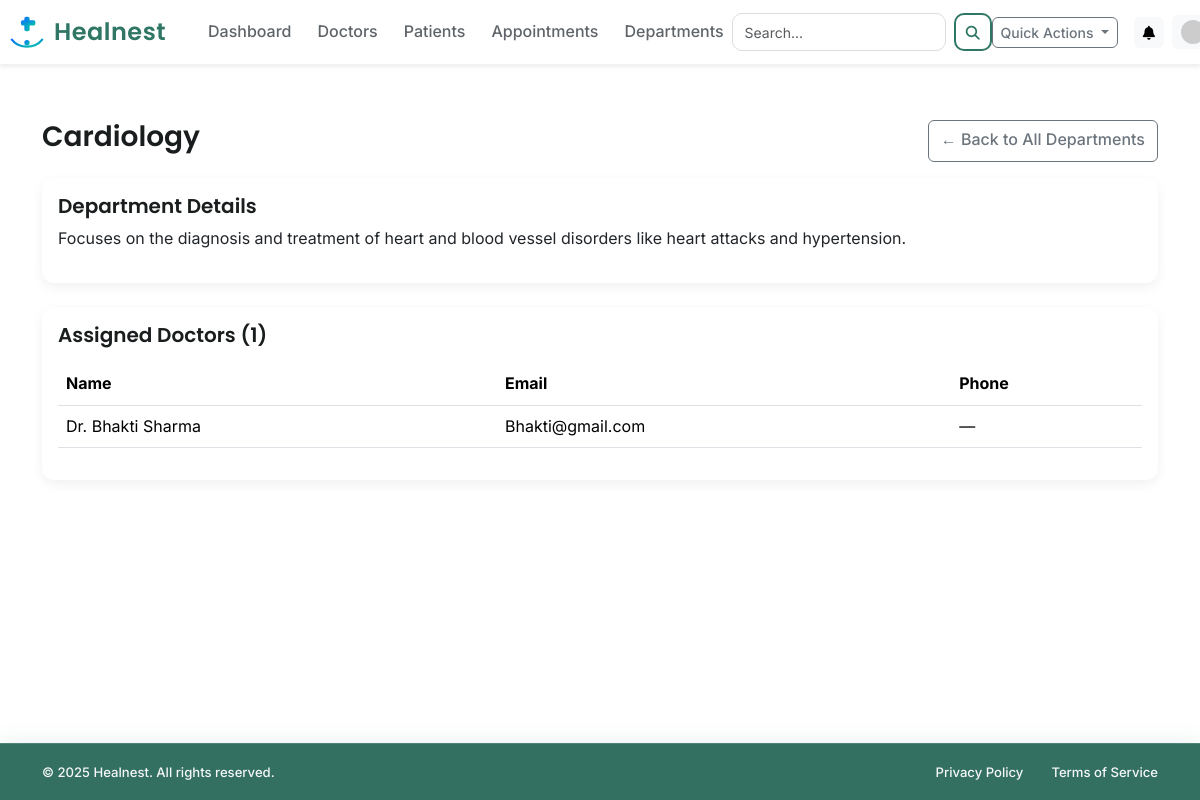
The app's page /admin/department/1 (signed in), older data.
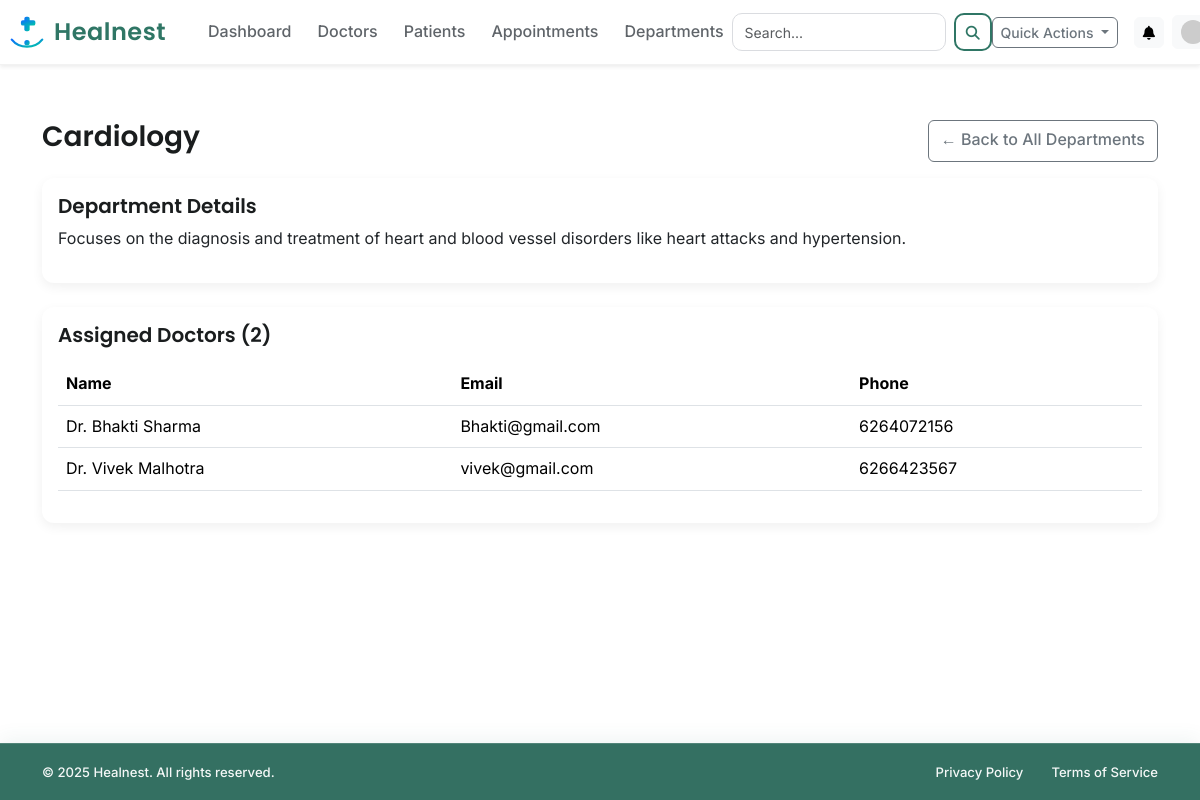
The same page, newer data.
### app/models.py (models this page shows, shortened)
class User(db.Model, UserMixin):
    __tablename__ = 'user'
    id = db.Column(db.Integer, primary_key=True)
    email = db.Column(db.String(120), unique=True, nullable=False)
    password_hash = db.Column(db.String(128), nullable=False)
    role = db.Column(db.String(10), nullable=False)  # 'admin', 'doctor', 'patient'
    created_at = db.Column(db.DateTime, default=datetime.utcnow)
    is_active = db.Column(db.Boolean, nullable=False, default=True)
    doctor_profile = db.relationship('DoctorProfile', backref='user', uselist=False, cascade="all, delete-orphan")
    patient_profile = db.relationship('PatientProfile', backref='user', uselist=False, cascade="all, delete-orphan")
    appointments_as_patient = db.relationship('Appointment', foreign_keys='Appointment.patient_id', backref='patient', lazy=True, cascade="all, delete-orphan")
    appointments_as_doctor = db.relationship('Appointment', foreign_keys='Appointment.doctor_id', backref='doctor', lazy=True, cascade="all, delete-orphan")
    availabilities = db.relationship('Availability', backref='doctor', lazy=True, cascade="all, delete-orphan")
    notifications = db.relationship('Notification', backref='user', lazy=True, cascade="all, delete-orphan")
    reviews_given = db.relationship('DoctorReview', foreign_keys='DoctorReview.patient_id', backref='patient', lazy=True)
    reviews_received = db.relationship('DoctorReview', foreign_keys='DoctorReview.doctor_id', backref='doctor', lazy=True)
    @property
    def password(self):
        raise AttributeError('password is not a readable attribute')

class DoctorProfile(db.Model):
    __tablename__ = 'doctor_profile'
    id = db.Column(db.Integer, primary_key=True)
    user_id = db.Column(db.Integer, db.ForeignKey('user.id'), nullable=False, unique=True)
    full_name = db.Column(db.String(100), nullable=False)
    department_id = db.Column(db.Integer, db.ForeignKey('department.id'), nullable=False)
    qualifications = db.Column(db.String(200))
    contact_number = db.Column(db.String(20))
    experience_years = db.Column(db.Integer, default=0)
    bio = db.Column(db.Text)

### app/routes/admin_routes.py (the view)
@admin_bp.route('/department/<int:dept_id>')
@login_required
def department_details(dept_id):
    if current_user.role != 'admin':
        flash("Unauthorized", "danger")
        return redirect(url_for('main.home'))
    department = Department.query.get_or_404(dept_id)
    doctors = (
        User.query
        .join(DoctorProfile)
        .filter(DoctorProfile.department_id == dept_id)
        .all()
    )
    return render_template(
        "admin/department_details.html",
        department=department,
        doctors=doctors
    )

### app/__init__.py (called while the page is built)
@app.context_processor
def inject_notifications():
    if current_user.is_authenticated:
        unread_notifications = Notification.query.filter_by(user_id=current_user.id, is_read=False).order_by(Notification.created_at.desc()).limit(5).all()
        notification_count = Notification.query.filter_by(user_id=current_user.id, is_read=False).count()
        return dict(unread_notifications=unread_notifications, notification_count=notification_count)
    return dict(unread_notifications=[], notification_count=0)

@app.context_processor
def inject_notifications():
    if current_user.is_authenticated:
        unread_notifications = Notification.query.filter_by(user_id=current_user.id, is_read=False).order_by(Notification.created_at.desc()).limit(5).all()
        notification_count = Notification.query.filter_by(user_id=current_user.id, is_read=False).count()
        return dict(unread_notifications=unread_notifications, notification_count=notification_count)
    return dict(unread_notifications=[], notification_count=0)

### app/models.py (called while the page is built)
@login_manager.user_loader
def load_user(user_id):
    return User.query.get(int(user_id))

### app/templates/admin/department_details.html
{% extends "layout.html" %}
{% block content %}
<div class="container mt-4">
    <div class="d-flex justify-content-between mb-3">
        <h3>{{ department.name }}</h3>
        <a href="{{ url_for('admin.manage_departments') }}" class="btn btn-outline-secondary">
            ← Back to All Departments
        </a>
    </div>
    <div class="card p-3 mb-4">
        <h5>Department Details</h5>
        <p>{{ department.description }}</p>
    </div>
    <div class="card p-3">
        <h5>Assigned Doctors ({{ doctors|length }})</h5>
        {% if doctors %}
        <table class="table mt-2">
            <thead>
                <tr>
                    <th>Name</th>
                    <th>Email</th>
                    <th>Phone</th>
                </tr>
            </thead>
            <tbody>
                {% for doctor in doctors %}
                <tr>
                    <td>Dr. {{ doctor.doctor_profile.full_name }}</td>
                    <td>{{ doctor.email }}</td>
                    <td>{{ doctor.doctor_profile.contact_number or '—' }}</td>
                </tr>
                {% endfor %}
            </tbody>
        </table>
        {% else %}
        <p class="text-muted">No doctors assigned yet.</p>
        {% endif %}
    </div>
</div>
{% endblock %}

Row changes from the older to the newer data that the page shows:
changed through a linked row, User "Bhakti@gmail.com": doctor_profile "—" → "6264072156"
added User: doctor_profile.full_name "Vivek Malhotra", email "vivek@gmail.com", doctor_profile "6266423567"
Text that changed along with them:
{{ doctors|length }}: "1" → "2"
